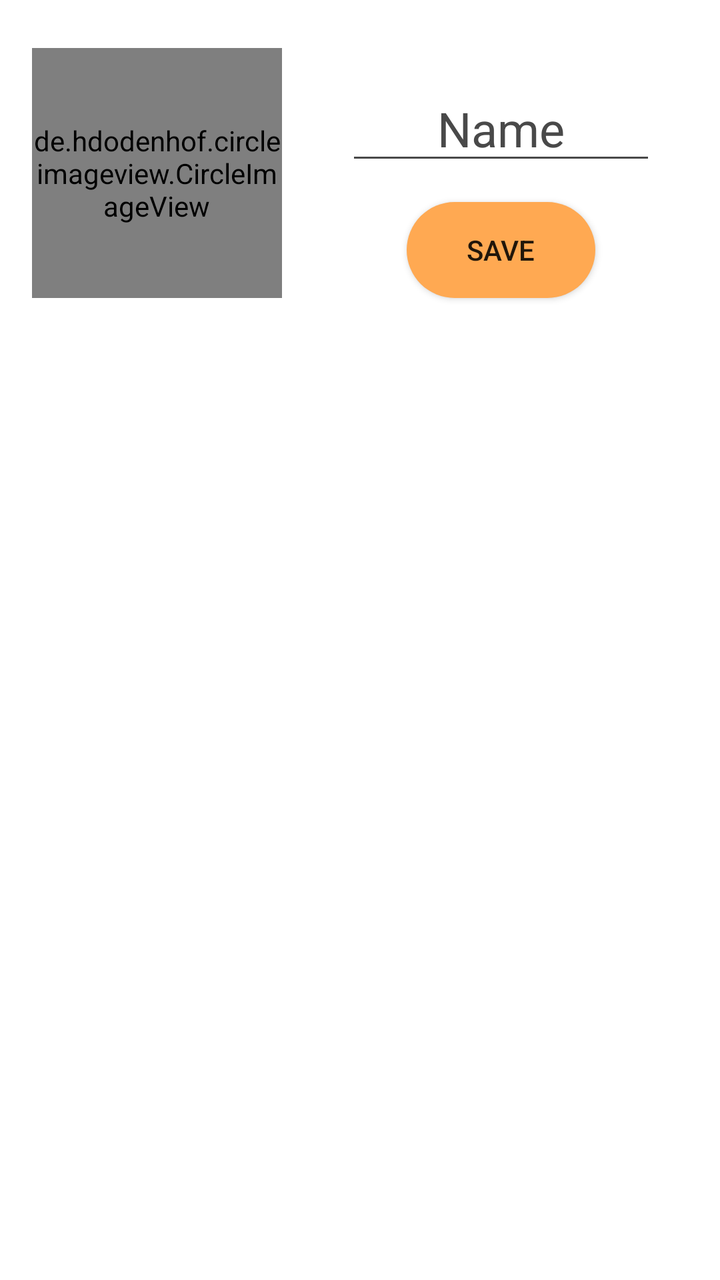
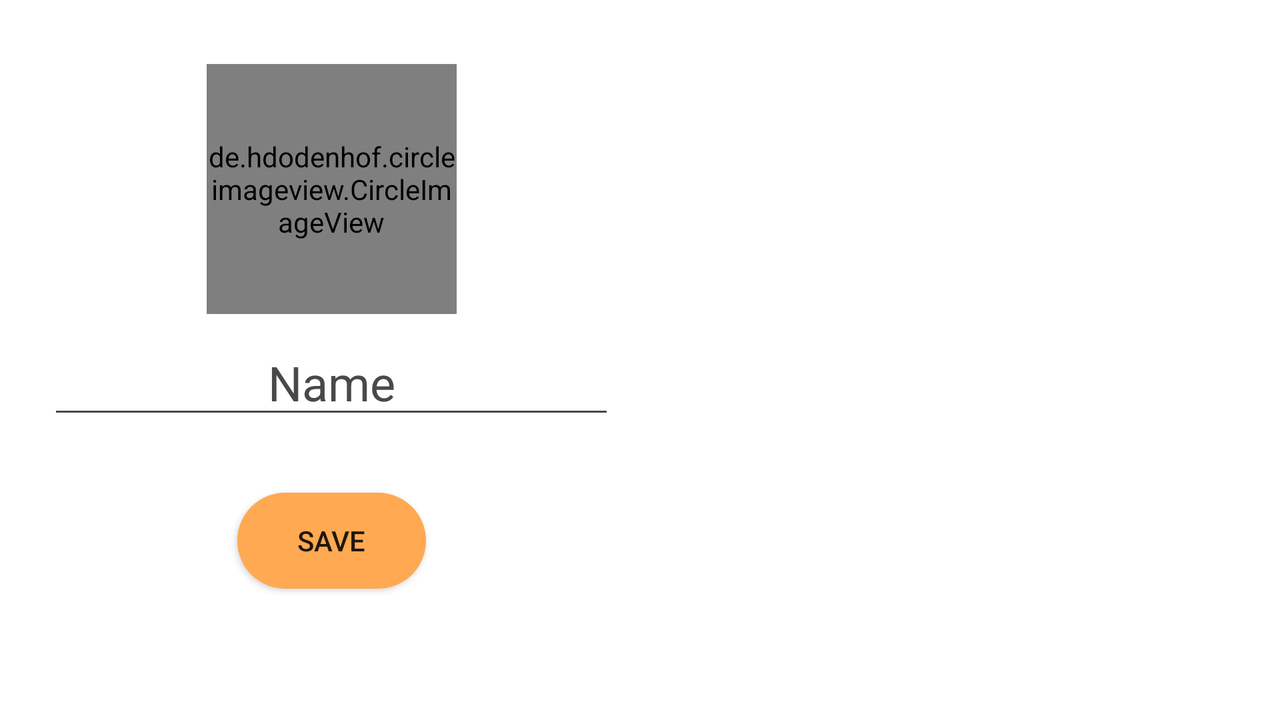

The same Android screen from two of the app's own layout files: first res/layout/ as a phone draws it, then the repository's variant for another configuration, drawn on a device whose configuration selects that folder. Both files follow.
<!-- AndroidManifest.xml: application theme AppTheme -->
<!-- res/layout/group_settings_fragment.xml -->
<?xml version="1.0" encoding="utf-8"?>
<androidx.constraintlayout.widget.ConstraintLayout xmlns:android="http://schemas.android.com/apk/res/android"
    xmlns:tools="http://schemas.android.com/tools"
    android:layout_width="match_parent"
    android:layout_height="match_parent"
    xmlns:app="http://schemas.android.com/apk/res-auto"
    android:background="@color/background"
    tools:context=".ui.Groups.GroupSettingsFragment">

    <Button
        android:id="@+id/button_group_save_changes"
        android:layout_width="wrap_content"
        android:layout_height="wrap_content"
        android:text="@string/save"
        android:background="@drawable/main_views_design"
        android:paddingHorizontal="30dp"
        app:layout_constraintBottom_toBottomOf="@+id/circleImageView_group_setting"
        app:layout_constraintEnd_toEndOf="@+id/editText_group_settings"
        app:layout_constraintStart_toStartOf="@+id/editText_group_settings" />

    <de.hdodenhof.circleimageview.CircleImageView
        android:id="@+id/circleImageView_group_setting"
        android:layout_width="125dp"
        android:layout_height="125dp"
        android:layout_marginStart="16dp"
        android:layout_marginTop="24dp"
        android:src="@mipmap/ic_launcher"
        app:civ_border_color="@color/oppBackground"
        app:civ_border_width="0.1dp"
        app:layout_constraintStart_toStartOf="parent"
        app:layout_constraintTop_toTopOf="parent" />

    <EditText
        android:id="@+id/editText_group_settings"
        android:layout_width="0dp"
        android:layout_height="wrap_content"
        android:layout_marginStart="32dp"
        android:layout_marginEnd="32dp"
        android:backgroundTint="@color/oppBackground"
        android:ems="10"
        android:gravity="center"
        android:inputType="textPersonName"
        android:text="Name"
        android:textColor="@color/oppBackground"
        android:textSize="24sp"
        app:layout_constraintBottom_toTopOf="@+id/button_group_save_changes"
        app:layout_constraintEnd_toEndOf="parent"
        app:layout_constraintHorizontal_bias="0.0"
        app:layout_constraintStart_toEndOf="@+id/circleImageView_group_setting"
        app:layout_constraintTop_toTopOf="@+id/circleImageView_group_setting" />

    <androidx.recyclerview.widget.RecyclerView
        android:id="@+id/RecyclerView_part_group_settings"
        android:layout_width="0dp"
        android:layout_height="0dp"
        android:layout_marginStart="8dp"
        android:layout_marginTop="8dp"
        android:layout_marginEnd="8dp"
        app:layout_constraintEnd_toEndOf="parent"
        app:layout_constraintStart_toStartOf="parent"
        app:layout_constraintTop_toBottomOf="@+id/button_group_save_changes" />

    <ListView
        android:id="@+id/listView_temp"
        android:layout_width="0dp"
        android:layout_height="0dp"
        app:layout_constraintBottom_toBottomOf="parent"
        app:layout_constraintEnd_toEndOf="parent"
        app:layout_constraintHorizontal_bias="0.0"
        app:layout_constraintStart_toStartOf="parent"
        app:layout_constraintTop_toBottomOf="@+id/RecyclerView_part_group_settings"
        app:layout_constraintVertical_bias="0.0" />

</androidx.constraintlayout.widget.ConstraintLayout>
<!-- resources referenced by this layout -->
<resources>
  <color name="background">#FFFFFF</color>
  <color name="oppBackground">#494949</color>
  <!-- drawable main_views_design (drawable) -->
  <?xml version="1.0" encoding="utf-8"?>
  <shape xmlns:android="http://schemas.android.com/apk/res/android"
      android:shape="rectangle">
      <solid android:color="@color/colorSecondary" />
      <padding
          android:left="10dp"
          android:right="10dp" />
      <corners android:radius="30dp" />
  </shape>
  <!-- mipmap ic_launcher: png bitmap (mipmap-hdpi, 2546 bytes) -->
  <string name="save">Save</string>
  <style name="AppTheme" parent="Theme.AppCompat.Light.NoActionBar">
          
          <item name="colorPrimary">@color/colorPrimary</item>
          <item name="colorPrimaryDark">@color/colorPrimaryDark</item>
          <item name="colorAccent">@color/colorAccent</item>
      </style>
  <color name="colorSecondary">#FFA952</color>
  <color name="colorPrimary">@color/colorSecondaryDark</color>
  <color name="colorPrimaryDark">#494949</color>
  <color name="colorAccent">#ADADAD</color>
  <color name="colorSecondaryDark">#BD7123</color>
</resources>
<!-- res/layout-land/group_settings_fragment.xml (the repository's variant of the layout above) -->
<!-- drawn on the phone turned sideways -->
<?xml version="1.0" encoding="utf-8"?>
<androidx.constraintlayout.widget.ConstraintLayout xmlns:android="http://schemas.android.com/apk/res/android"
    xmlns:tools="http://schemas.android.com/tools"
    android:layout_width="match_parent"
    android:layout_height="match_parent"
    xmlns:app="http://schemas.android.com/apk/res-auto"
    android:background="@color/background"
    tools:context=".ui.Groups.GroupSettingsFragment">

    <Button
        android:id="@+id/button_group_save_changes"
        android:layout_width="wrap_content"
        android:layout_height="wrap_content"
        android:layout_marginTop="32dp"
        android:background="@drawable/main_views_design"
        android:paddingHorizontal="30dp"
        android:text="@string/save"
        app:layout_constraintEnd_toEndOf="@+id/editText_group_settings"
        app:layout_constraintStart_toStartOf="@+id/editText_group_settings"
        app:layout_constraintTop_toBottomOf="@+id/editText_group_settings" />

    <de.hdodenhof.circleimageview.CircleImageView
        android:id="@+id/circleImageView_group_setting"
        android:layout_width="125dp"
        android:layout_height="125dp"
        android:layout_marginTop="32dp"
        android:src="@mipmap/ic_launcher"
        app:civ_border_color="@color/oppBackground"
        app:civ_border_width="0.1dp"
        app:layout_constraintEnd_toEndOf="@+id/editText_group_settings"
        app:layout_constraintStart_toStartOf="@+id/editText_group_settings"
        app:layout_constraintTop_toTopOf="parent" />

    <EditText
        android:id="@+id/editText_group_settings"
        android:layout_width="wrap_content"
        android:layout_height="wrap_content"
        android:layout_marginStart="24dp"
        android:layout_marginTop="8dp"
        android:backgroundTint="@color/oppBackground"
        android:ems="10"
        android:gravity="center"
        android:inputType="textPersonName"
        android:text="Name"
        android:textColor="@color/oppBackground"
        android:textSize="24sp"
        app:layout_constraintStart_toStartOf="parent"
        app:layout_constraintTop_toBottomOf="@+id/circleImageView_group_setting" />

    <androidx.recyclerview.widget.RecyclerView
        android:id="@+id/RecyclerView_part_group_settings"
        android:layout_width="0dp"
        android:layout_height="0dp"
        android:layout_marginStart="24dp"
        android:layout_marginEnd="8dp"
        app:layout_constraintBottom_toBottomOf="parent"
        app:layout_constraintEnd_toEndOf="parent"
        app:layout_constraintStart_toEndOf="@+id/editText_group_settings"
        app:layout_constraintTop_toTopOf="parent" />

</androidx.constraintlayout.widget.ConstraintLayout>
